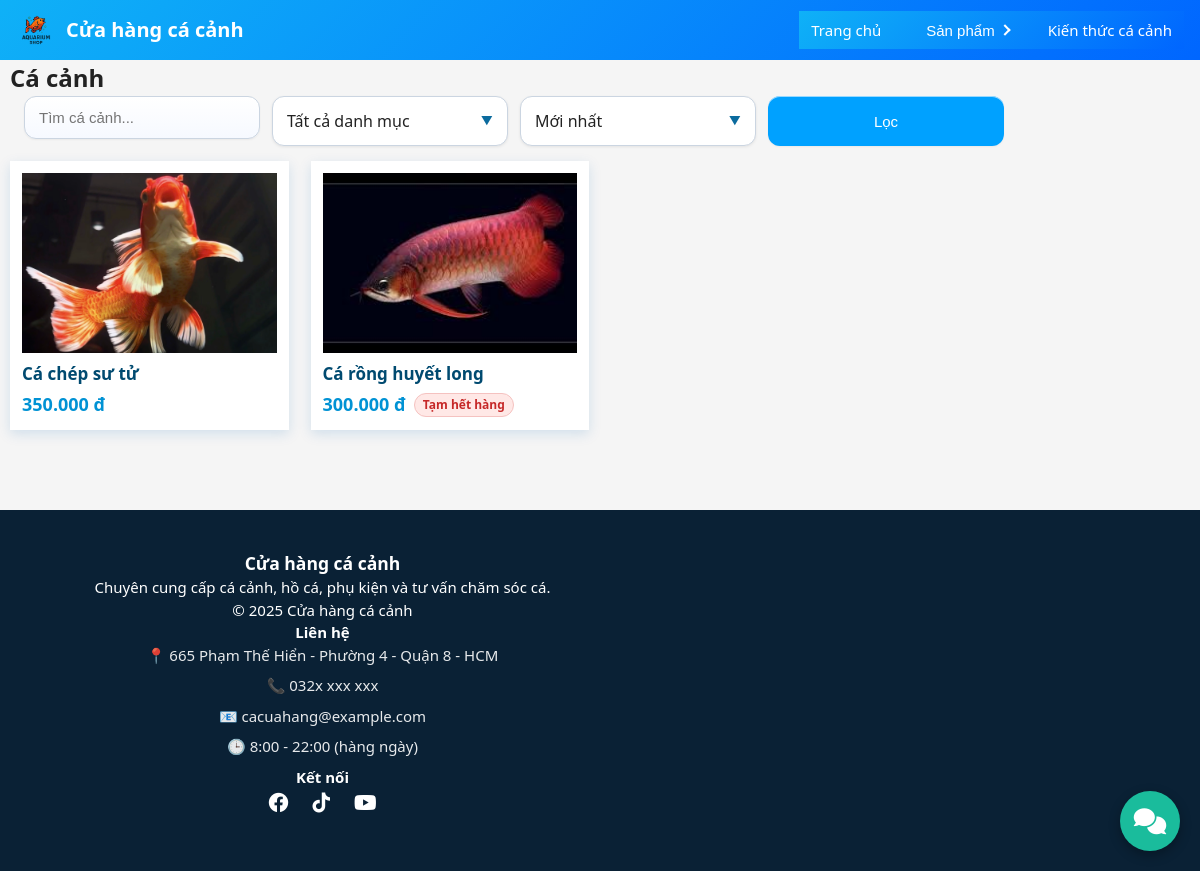
Screenshot of /fishs.php with the database file from the repository.
### tables this page shows
CREATE TABLE IF NOT EXISTS `fishs` (
  `id` int NOT NULL AUTO_INCREMENT,
  `category_id` int NOT NULL,
  `name` varchar(255) NOT NULL,
  `slug` varchar(191) NOT NULL,
  `price` int DEFAULT '0',
  `thumbnail` varchar(255) DEFAULT NULL,
  `description` text,
  `created_at` timestamp NULL DEFAULT CURRENT_TIMESTAMP,
  `status` tinyint(1) NOT NULL DEFAULT '1',
  PRIMARY KEY (`id`),
  UNIQUE KEY `slug` (`slug`),
  KEY `category_id` (`category_id`)
);

### fishs.php (the view, shortened to what this page needs)
<?php
include __DIR__ . '/includes/db.php';
include __DIR__ . '/includes/header.php';
$selectedCategoryId = isset($_GET['category_id']) ? (int) $_GET['category_id'] : 0;
$selectedCategoryName = '';
$searchKeyword = isset($_GET['keyword']) ? trim($_GET['keyword']) : '';
$sortOption = isset($_GET['sort']) ? $_GET['sort'] : 'newest';
$sortLabels = [
    'newest' => 'Mới nhất',
    'price_asc' => 'Giá tăng dần',
    'price_desc' => 'Giá giảm dần',
    'name_asc' => 'Tên A -> Z',
    'name_desc' => 'Tên Z -> A',
];
$sortText = $sortLabels[$sortOption] ?? $sortLabels['newest'];
$perPage = 20;
$page = isset($_GET['page']) ? max(1, (int)$_GET['page']) : 1;
$offset = ($page - 1) * $perPage;
$baseWhere = "WHERE 1";
$orderClauses = ["status DESC"];
switch ($sortOption) {
    default:
        $orderClauses[] = "created_at DESC";
        break;
}
$sql_products = "SELECT * FROM fishs $baseWhere ORDER BY " . implode(', ', $orderClauses) . " LIMIT $perPage OFFSET $offset";
$prod_res = mysqli_query($conn, $sql_products);
$products = [];
while ($p = mysqli_fetch_assoc($prod_res)) {
    $products[] = $p;
}
?>
<h2>Cá cảnh</h2>
<link rel="stylesheet" href="./assets/css/products.css">
<div class="filter-box">
  <form method="get" id="filterForm">
    <div class="form-loc">
        <div class="timkiem">
            <input
            type="text"
            name="keyword"
            placeholder="Tìm cá cảnh..."
            value="<?= htmlspecialchars($searchKeyword) ?>"
            >
        </div>
        <div class="chondanhmuc custom-select" data-field="category_id">
            <div class="select-selected">
                <span class="select-text">
                    <?= $selectedCategoryId > 0 ? htmlspecialchars($selectedCategoryName) : 'Tất cả danh mục' ?>
                </span>
                <span class="select-arrow">▼</span>
            </div>
        </div>
        <div class="sapxep custom-select" data-field="sort">
            <div class="select-selected">
                <span class="select-text"><?= $sortText ?></span>
                <span class="select-arrow">▼</span>
            </div>
        </div>
        <button type="submit">Lọc</button>
    </div>
  </form>
</div>
<?php if (empty($products)): ?>
    <p>Hiện chưa có cá nào.</p>
<?php else: ?>
    <div class="grid">
        <?php foreach ($products as $row): ?>
            <?php
                $imgFile = !empty($row['thumbnail']) ? $row['thumbnail'] : ($row['image'] ?? '');
                $imgSrc = $imgFile ?: './images/logo/logo.png';
                $inactive = (int)($row['status'] ?? 1) === 0;
            ?>
            <a class="card" href="fish.php?slug=<?= urlencode($row['slug']) ?>">
                <?php if ($imgSrc): ?>
                    <img src="<?= htmlspecialchars($imgSrc) ?>" alt="<?= htmlspecialchars($row['name']) ?>">
                <?php endif; ?>
                <h3><?= htmlspecialchars($row['name']) ?></h3>
                <p class="price-line">
                    <strong><?= number_format((int)$row['price'], 0, ',', '.') ?> đ</strong>
                    <?php if ($inactive): ?><span class="badge-out-of-stock">Tạm hết hàng</span><?php endif; ?>
                </p>
            </a>
        <?php endforeach; ?>
    </div>
<?php endif; ?>
<?php include __DIR__ . '/includes/footer.php'; ?>

### assets/css/style.css (style rules this page uses)
* { box-sizing: border-box; margin: 0; padding: 0; }
body { font-family: system-ui, -apple-system, BlinkMacSystemFont, "Segoe UI", sans-serif; background: #f5f5f5; color: #222; line-height: 1.5; margin: 0px; max-width: 100%; max-width: 100vw; }
a { color: inherit; text-decoration: none; }
h1, h2, h3 { margin-top: 0; }
form { display: flex; flex-direction: column; gap: 10px; }
input[type="text"], input[type="password"], input[type="number"], textarea, select { width: 100%; max-width: 100%; padding: 8px 10px; border-radius: 4px; border: 1px solid #ccc; font-size: 14px; }
.btn, button { display: inline-block; padding: 9px 15px; border: none; background: #0077aa; color: #fff; border-radius: 4px; cursor: pointer; font-size: 14px; }
button, input, select, textarea, a { -webkit-text-size-adjust: 100%; font-size: 16px; }

### assets/css/products.css (style rules this page uses)
.grid { display: grid; grid-template-columns: repeat(auto-fill, minmax(230px, 1fr)); gap: 22px; padding-bottom: 40px; }
.card { background: #ffffff; padding: 12px; border: none; box-shadow: 0 4px 12px rgba(0, 100, 180, 0.15); transition: 0.3s ease; display: flex; flex-direction: column; cursor: pointer; }
.card img { width: 100%; height: 180px; object-fit: cover; background: #f1faff; }
.card h3 { font-size: 17px; margin: 10px 0 6px; color: #004a70; font-weight: 600; line-height: 1.3; }
.card p { margin: 0; font-size: 18px; color: #0092d4; font-weight: bold; }
.price-line { display: flex; align-items: center; gap: 8px; }
.badge-out-of-stock { display: inline-flex; align-items: center; padding: 2px 8px; border-radius: 999px; background: #ffe8e6; color: #c62828; font-size: 12px; font-weight: 600; border: 1px solid #f5c2c0; }
.filter-box { display: flex; justify-content: center; padding: 0 14px; }
#filterForm { display: flex; justify-content: center; width: 100%; margin-bottom: 15px; }
.form-loc { display: grid; grid-template-columns: repeat(auto-fit, minmax(170px, 1fr)); gap: 12px; width: 100%; max-width: 980px; align-items: stretch; }
.form-loc input, .form-loc button { width: 100%; padding: 12px 14px; border-radius: 12px; border: 1px solid #cbd5e1; font-size: 15px; background: linear-gradient(180deg, #ffffff 0%, #f6f9ff 100%); box-shadow: inset 0 1px 0 rgba(255,255,255,0.6), 0 1px 2px rgba(0,0,0,0.05); transition: border-color 0.2s, box-shadow 0.2s, transform 0.1s; }
.form-loc button { background: #00a1ff; border: none; color: white; cursor: pointer; transition: 0.2s; min-height: 48px; }
.custom-select { position: relative; width: 100%; user-select: none; }
.select-selected { display: flex; align-items: center; justify-content: space-between; gap: 10px; padding: 12px 14px; background: #ffffff; border: 1px solid #cbd5e1; border-radius: 12px; cursor: pointer; box-shadow: inset 0 1px 0 rgba(255,255,255,0.6), 0 1px 3px rgba(0,0,0,0.08); transition: border-color 0.2s, box-shadow 0.2s, transform 0.1s; min-height: 48px; }
.select-arrow { font-size: 12px; color: #0b6b9e; transition: transform 0.25s ease; }

### rows the page displays
fishs: thumbnail (picture), name "Cá chép sư tử", price "350.000"
fishs: thumbnail (picture), name "Cá rồng huyết long", price "300.000", status "Tạm hết hàng"

### other values shown
$sortText "Mới nhất"
